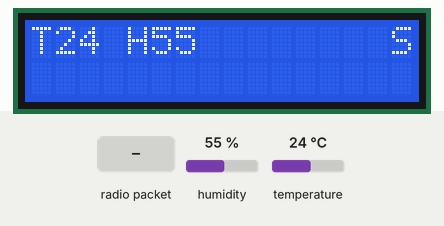
This sketch was run on a simulated Arduino Uno, built with avr-gcc and run on an emulated ATmega328P. Shown: 16×2 character LCD. The test bench sets the inputs (shaded band); at power-on: humidity 55 %, temperature 24 °C. No radio packets arrive unless stated; what the sketch prints to the serial monitor is not drawn.

Above: at 2.4 s.
2.5 s: radio packet "5" arrives
At 5.0 s:
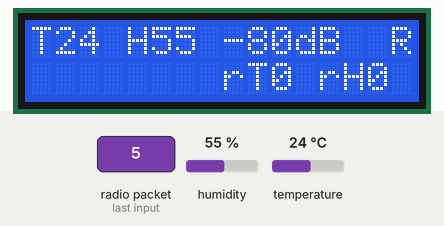
11.3 s: humidity set to 22 %
At 14.2 s:
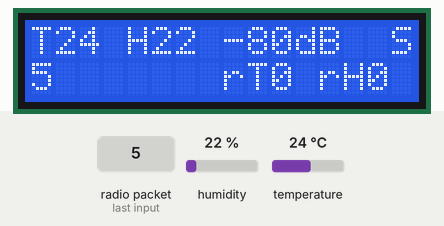
17.4 s: temperature set to 12 °C
At 20.8 s:
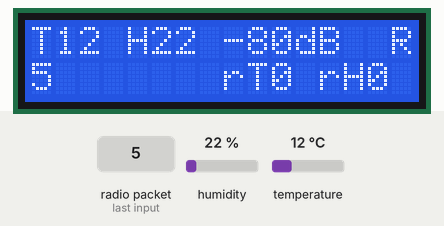
21.4 s: humidity set to 40 %
At 22.7 s:
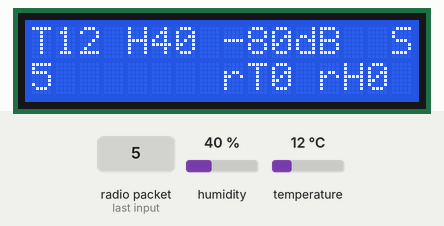
25.3 s: temperature set to 19 °C
At 26.9 s:
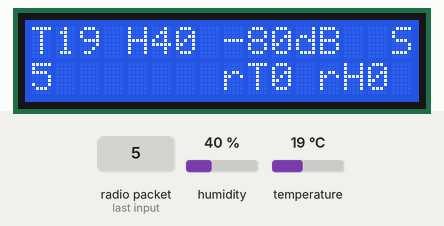
Timing chart, 0 to 28.4 s (numbered marks = the images above; inputs shaded):
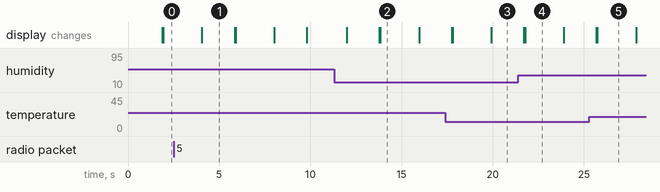

The sketch:

lora-arduino-transceiver.ino
```cpp
#include <SPI.h>
#include <LoRa.h>
#include <LiquidCrystal.h>
#include <DHT.h>


#define DHTPIN A1 //DHT pin A1
#define DHTTYPE DHT11
LiquidCrystal lcd(8, 3, 4, 5, 6, 7);
DHT dht(DHTPIN, DHTTYPE);

void LoRaReceiveAndTampilkanLCD();
int LoRaSend(String dataSensor);
String receivedData = "";
String receivedDataTemp = "";
String temp = "";
String dataSensor;
int totData = 0;
int tempTotTemp = 0;
int tempTotHum = 0;

void setup() {
  lcd.begin(16, 2);
  dht.begin();
  Serial.begin(9600);
  while (!Serial);
  if (!LoRa.begin(915E6)) {
    Serial.println("Starting LoRa failed!");
    while (1);
  }
}

void loop() {
  dataSensor = "";
  Serial.println("\nMode Receiver");
  lcd.setCursor(15,0);
  lcd.print("R");
  for (int i = 0;i<20000;i++) {
    LoRaReceiveAndTampilkanLCD();
  }
  dataSensor += "T";
  dataSensor += int(dht.readTemperature());
  dataSensor += " H";
  dataSensor += int(dht.readHumidity());
  Serial.println("\nMode Sender");
  lcd.setCursor(15,0);
  lcd.print("S");
  LoRaSend(dataSensor);
  lcd.setCursor(0,0);
  lcd.print(dataSensor);
  lcd.setCursor(0,1);
  lcd.print(receivedData);
  delay(1000);
  LoRaSend(dataSensor);
  delay(1000);
  LoRaSend(dataSensor);
}


void LoRaReceiveAndTampilkanLCD() {
  int packetSize = LoRa.parsePacket();
  if (packetSize) {
    Serial.print("Received packet '");

    while (LoRa.available()) {
      temp = (char)LoRa.read();
      Serial.print(temp);
      receivedDataTemp += temp;
      //Serial.print((char)LoRa.read());
    }
    receivedData = receivedDataTemp ;
    receivedDataTemp = "";
    tempTotTemp += (receivedData.substring(1,3)).toInt();
    tempTotHum += (receivedData.substring(5)).toInt();
    totData++;
    Serial.print("' with RSSI ");
    Serial.println(LoRa.packetRssi());
    lcd.setCursor(8,0);
    lcd.print(LoRa.packetRssi());
    lcd.setCursor(11,0);
    lcd.print("dB");
    lcd.setCursor(8,1);
    lcd.print("rT");
    lcd.setCursor(10,1);
    lcd.print(tempTotTemp/totData);
    lcd.setCursor(12,1);
    lcd.print("rH");
    lcd.setCursor(14,1);
    lcd.print(tempTotHum/totData);
  }
}

int LoRaSend(String data) {
  Serial.print("Sending packet: ");
  LoRa.beginPacket();
  LoRa.print(data);
  LoRa.endPacket();
  Serial.println(data);
}
```

Measured:
- after the input at 2.5 s, the display: changes after 1.6 s (image 1)
- after the input at 11.3 s, the display: first differs from a run without the input after 2.5 s (image 2)
- after the input at 17.4 s, the display: first differs from a run without the input after 0.40 s (image 3 shows a later state)
- after the input at 21.4 s, the display: first differs from a run without the input after 0.37 s (image 4)
- after the input at 25.3 s, the display: first differs from a run without the input after 0.44 s (image 5)
- what the display in image 1 shows lasts 1.7 s, from 4.1 s to 5.8 s
- what the display in image 2 shows lasts 2.2 s, from 13.8 s to 16.0 s
